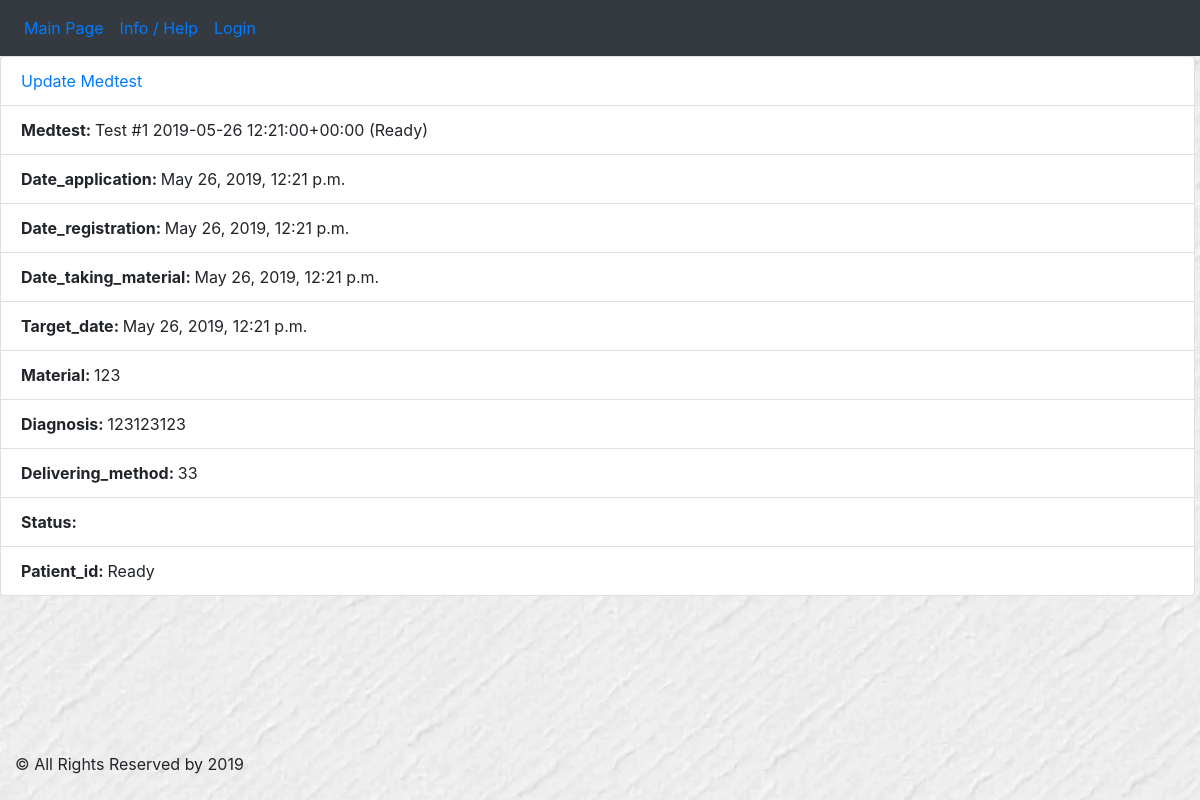
Screenshot of /lab/tests/1 with the database file from the repository.
### doctor/models.py (models this page shows, shortened)
class MedicalTests(models.Model):
    READINESS = (
        (0, 'In progress'),
        (1, 'Ready')
    )
    date_application = models.DateTimeField(default=timezone.now)
    date_registration = models.DateTimeField(default=timezone.now)
    date_taking_material = models.DateTimeField(default=timezone.now)
    target_date = models.DateTimeField(default=timezone.now)
    material = models.CharField(max_length=45)
    diagnosis = models.CharField(max_length=45)
    delivering_method = models.CharField(max_length=25)
    readiness = models.BooleanField(choices=READINESS, default=0)
    patient_id = models.ForeignKey(Patient, on_delete=models.CASCADE)
    doctor_id = models.ForeignKey(Doctor, on_delete=models.SET_NULL, null=True)
    def __str__(self):
        return 'Test #' + str(self.id) + ' ' + str(self.date_application) + ' (' + str(
            self.get_readiness_display()) + ')'

### lab/views.py (the view)
# urls.py: path('tests/<int:medpk>', views.MedicalTestsDetailView.as_view(),    name='medtest_details')
class MedicalTestsDetailView(generic.DetailView):
    model = MedicalTests
    template_name = 'lab/medtest_details.html'
    queryset = Patient.objects.all()
    def get_object(self, queryset=None):
        m_id = self.kwargs.get("medpk")
        return get_object_or_404(MedicalTests, id=m_id)

### lab/templates/lab/medtest_details.html (shortened to what this page needs)
{% extends 'extends/base.html' %}
{% block content %}
    <ul class="list-group">
    <li class="list-group-item"><a href="{% url 'lab:medtests_update' object.id %}">Update Medtest</a></li>
  <li class="list-group-item"><b>Medtest: </b> {{ object }}</li>
  <li class="list-group-item"><b>Date_application: </b> {{ object.date_application }}</li>
  <li class="list-group-item"><b>Date_registration: </b> {{ object.date_registration }}</li>
  <li class="list-group-item"><b>Date_taking_material: </b> {{ object.date_taking_material }}</li>
  <li class="list-group-item"><b>Target_date: </b> {{ object.target_date }}</li>
  <li class="list-group-item"><b>Material: </b> {{ object.material }}</li>
  <li class="list-group-item"><b>Diagnosis: </b> {{ object.diagnosis }}</li>
  <li class="list-group-item"><b>Delivering_method: </b> {{ object.delivering_method }}</li>
  <li class="list-group-item"><b>Status: </b> {{ object.get_status_display }}</li>
  <li class="list-group-item"><b>Patient_id: </b> {{  object.get_readiness_display }}</li>
</ul>
{% endblock %}

### main/static/main/style.css (style rules this page uses)
body { background: white url("images/background.png"); padding-bottom: 70px; }
ul { height: 100%; padding: 0px 5px 0px 20px; }
a { color: #17a2b8; }

### rows the page displays
MedicalTests: id+date_application+readiness "Test #1 2019-05-26 12:21:00+00:00 (Ready)", date_application "May 26, 2019, 12:21 p.m.", date_registration "May 26, 2019, 12:21 p.m.", date_taking_material "May 26, 2019, 12:21 p.m.", target_date "May 26, 2019, 12:21 p.m.", material "123", diagnosis "123123123", delivering_method "33", readiness "Ready"
